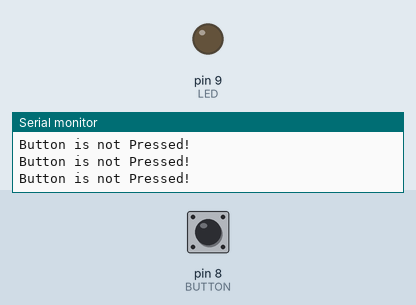
This sketch was run on a simulated Arduino Uno, built with avr-gcc and run on an emulated ATmega328P. Parts: output pins drawn as LEDs (lit = HIGH), the last lines printed to the serial monitor. Inputs (shaded band) come from the test bench; at power-on: pin 8 (BUTTON) HIGH.

Above: at 1.2 s.
1.3 s: pin 8 (BUTTON) pulled LOW for 0.15 s
At 1.4 s:
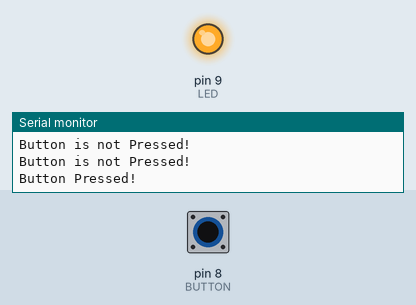
3.0 s: pin 8 (BUTTON) pulled LOW for 3.2 s
At 7.1 s:
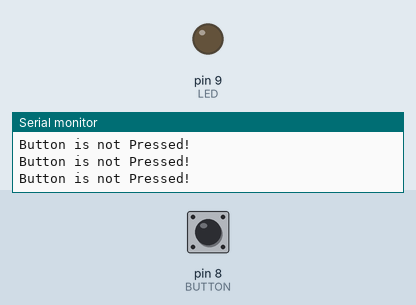
Timing chart, 0 to 8.6 s (numbered marks = the images above; inputs shaded):
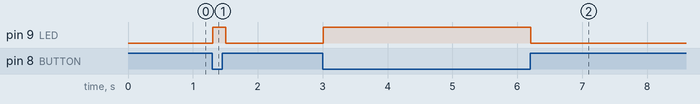

The sketch:

microcontroller.ino
```cpp
#define BUTTON PB0
#define LED PB1

void setup()
{
    DDRB &= ~(1 << BUTTON); // Set PB0 as input
    PORTB |= (1 << BUTTON); // Enable internal pull-up resistor on PB0

    DDRB |= (1 << LED); // Set PB1 as output

    Serial.begin(9600);
}

void loop()
{
    if (PINB & (1 << BUTTON)) // Button is not pressed
    {
        Serial.println("Button is not Pressed!");
        PORTB &= ~(1 << LED); // Turn off LED
    }
    else // Button is pressed
    {
        Serial.println("Button Pressed!");
        PORTB |= (1 << LED); // Turn on LED
    }

    delay(100); // Debounce delay
}
```

Measured:
- after the input at 1.3 s, pin 9 (LED): LOW → HIGH at once, → LOW 0.20 s later
- after the input at 3.0 s, pin 9 (LED): LOW → HIGH at once, → LOW 3.2 s later
